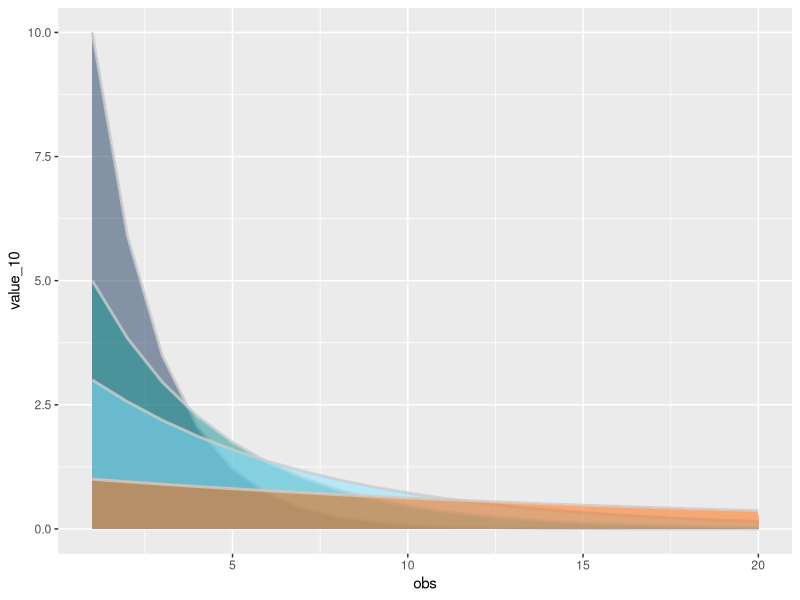

Source code (R):
# Exponential Distribution
library("ggplot2")
max = 20
df = data.frame(obs = 1:max,
                value_1 = dexp(x = seq(0, 1, length.out = max),
                               rate = 1),
                value_3 = dexp(x = seq(0, 1, length.out = max),
                               rate = 3),
                value_5 = dexp(x = seq(0, 1, length.out = max),
                               rate = 5),
                value_10 = dexp(x = seq(0, 1, length.out = max),
                                rate = 10))

ggplot(data = df,
       aes(x = obs)) + 
  geom_area(aes(y = value_10), alpha = 0.5, fill = "#1D3D61") + 
  geom_line(aes(y = value_10), alpha = 0.8, color = "#CCCCCC", size = 1) + 
  geom_area(aes(y = value_5), alpha = 0.5, fill = "#159491") + 
  geom_line(aes(y = value_5), alpha = 0.8, color = "#CCCCCC", size = 1) + 
  geom_area(aes(y = value_3), alpha = 0.5, fill = "#89E1FF") + 
  geom_line(aes(y = value_3), alpha = 0.8, color = "#CCCCCC", size = 1) + 
  geom_area(aes(y = value_1), alpha = 0.5, fill = "#FF6400") +
  geom_line(aes(y = value_1), alpha = 0.8, color = "#CCCCCC", size = 1)


